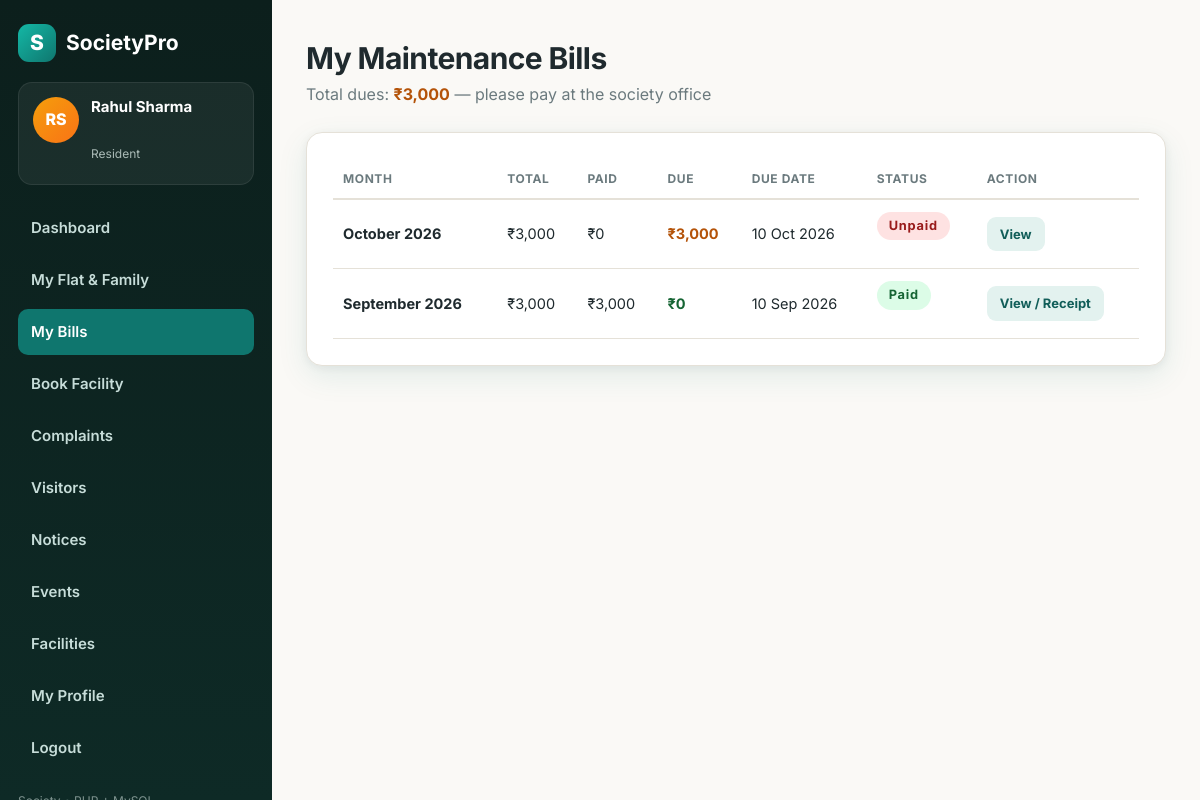
The page /my-bills.php (signed in) on the database its author committed.
### tables this page shows
CREATE TABLE IF NOT EXISTS `bills` (
  `id` int(11) NOT NULL AUTO_INCREMENT,
  `flat_id` int(11) NOT NULL,
  `bill_month` char(7) NOT NULL,
  `maintenance_charge` decimal(10,2) NOT NULL DEFAULT 0.00,
  `water_charge` decimal(10,2) NOT NULL DEFAULT 0.00,
  `parking_charge` decimal(10,2) NOT NULL DEFAULT 0.00,
  `other_charge` decimal(10,2) NOT NULL DEFAULT 0.00,
  `late_fee` decimal(10,2) NOT NULL DEFAULT 0.00,
  `total_amount` decimal(10,2) NOT NULL DEFAULT 0.00,
  `paid_amount` decimal(10,2) NOT NULL DEFAULT 0.00,
  `due_date` date NOT NULL,
  `status` enum('unpaid','partial','paid') NOT NULL DEFAULT 'unpaid',
  `created_at` datetime NOT NULL DEFAULT current_timestamp(),
  PRIMARY KEY (`id`),
  UNIQUE KEY `flat_month` (`flat_id`, `bill_month`),
  KEY `bill_month` (`bill_month`),
  CONSTRAINT `bill_flat_fk` FOREIGN KEY (`flat_id`) REFERENCES `flats` (`id`) ON DELETE CASCADE
);

### includes/functions.php (called while the page is built, shortened)
<?php
function e(?string $v): string { return htmlspecialchars((string)$v, ENT_QUOTES, 'UTF-8'); }
function inr(float $amount): string {
    $neg = $amount < 0;
    $amount = abs($amount);
    $parts = explode('.', number_format($amount, 2, '.', ''));
    $int = $parts[0];
    if (strlen($int) > 3) {
        $last3 = substr($int, -3);
        $rest = substr($int, 0, -3);
        $rest = preg_replace('/\B(?=(\d{2})+(?!\d))/', ',', $rest);
        $int = $rest . ',' . $last3;
    }
    $dec = ($parts[1] ?? '00') !== '00' ? '.' . $parts[1] : '';
    return ($neg ? '-₹' : '₹') . $int . $dec;
}

### my-bills.php (the view, shortened to what this page needs)
<?php
require_once __DIR__ . '/includes/functions.php';
$db = db();
$u = current_user();
$bills = [];
$totalDue = 0.0;
if (!empty($u['flat_id'])) {
    $stmt = $db->prepare('SELECT * FROM bills WHERE flat_id = ? ORDER BY bill_month DESC');
    $stmt->execute([$u['flat_id']]);
    $bills = $stmt->fetchAll();
    foreach ($bills as $b) if ($b['status'] !== 'paid') $totalDue += (float)$b['total_amount'] - (float)$b['paid_amount'];
}
require_once __DIR__ . '/includes/header.php';
?>
<div class="page-head"><h1>My Maintenance Bills</h1><p><?php if ($totalDue > 0): ?>Total dues: <strong style="color:#B45309"><?= e(inr($totalDue)) ?></strong> — please pay at the society office<?php else: ?>You have no pending dues 🎉<?php endif; ?></p></div>
<div class="card">
  <div class="table-wrap"><table>
    <tr><th>Month</th><th>Total</th><th>Paid</th><th>Due</th><th>Due Date</th><th>Status</th><th>Action</th></tr>
    <?php foreach ($bills as $b): $due = (float)$b['total_amount'] - (float)$b['paid_amount']; ?>
    <tr>
      <td><strong><?= e(date('F Y', strtotime($b['bill_month'] . '-01'))) ?></strong></td>
      <td><?= e(inr((float)$b['total_amount'])) ?></td>
      <td><?= e(inr((float)$b['paid_amount'])) ?></td>
      <td><strong style="color:<?= $due > 0 ? '#B45309' : '#166534' ?>"><?= e(inr($due)) ?></strong></td>
      <td><?= e(date('d M Y', strtotime($b['due_date']))) ?></td>
      <td><span class="pill pill-<?= e($b['status']) ?>"><?= e($b['status']) ?></span></td>
      <td><a class="btn btn-sm btn-view" href="bill-view.php?id=<?= (int)$b['id'] ?>">View<?= $b['status'] === 'paid' ? ' / Receipt' : '' ?></a></td>
    </tr>
    <?php endforeach; ?>
  </table></div>
</div>
<?php require_once __DIR__ . '/includes/footer.php'; ?>

### assets/css/style.css (style rules this page uses)
:root { --paper:#FAF9F6; --card:#FFFFFF; --ink:#1F2A2E; --muted:#6B7A7E; --teal:#0F766E; --teal-dark:#115E59; --teal-soft:#E3F2EF; --amber:#F59E0B; --line:#E5E1D8; --danger:#DC2626; --success:#15803D; --radius:16px; --shadow:0 10px 30px rgba(15,118,110,.10), 0 2px 8px rgba(31,42,46,.06); }
* { margin:0;padding:0;box-sizing:border-box }
body { font-family:'Inter',system-ui,-apple-system,Segoe UI,Roboto,sans-serif;background:var(--paper);color:var(--ink);line-height:1.6 }
a { color:var(--teal);text-decoration:none }
.btn { display:inline-flex;align-items:center;justify-content:center;gap:8px;background:linear-gradient(135deg,var(--teal),var(--teal-dark));color:#fff!important;border:none;padding:12px 22px;border-radius:12px;font-weight:700;font-size:15px;cursor:pointer;box-shadow:0 8px 20px rgba(15,118,110,.25);transition:.2s;text-decoration:none!important }
.btn-sm { padding:7px 13px;font-size:13px;border-radius:9px }
.pill { display:inline-block;background:var(--teal-soft);color:var(--teal-dark);font-weight:700;font-size:12px;letter-spacing:.06em;text-transform:uppercase;padding:6px 12px;border-radius:999px;margin-bottom:16px }
.page-head { margin-bottom:24px }
.page-head h1 { font-size:30px;letter-spacing:-.6px }
.page-head p { color:var(--muted) }
.card { background:var(--card);border:1px solid var(--line);border-radius:var(--radius);box-shadow:var(--shadow);padding:26px;margin-bottom:22px }
table { width:100%;border-collapse:collapse;font-size:14.5px }
th { text-align:left;color:var(--muted);font-size:12px;text-transform:uppercase;letter-spacing:.05em;padding:10px;border-bottom:2px solid var(--line) }
td { padding:12px 10px;border-bottom:1px solid var(--line);vertical-align:middle }
.table-wrap { overflow-x:auto }
.btn-view { background:var(--teal-soft);color:var(--teal-dark)!important;box-shadow:none }
.pill { display:inline-block;padding:4px 12px;border-radius:999px;font-size:.8rem;font-weight:700;text-transform:capitalize }
.pill-paid { background:#DCFCE7;color:#166534 }
.pill-unpaid { background:#FEE2E2;color:#991B1B }

### rows shown on the page
bills: bill_month "October 2026", total_amount "₹3,000", paid_amount "₹0", inr($due) "₹3,000", due_date "10 Oct 2026", status "Unpaid"
bills: bill_month "September 2026", total_amount "₹3,000", paid_amount "₹3,000", inr($due) "₹0", due_date "10 Sep 2026", status "Paid", shows "/ Receipt"

### other values the page prints
initials($u['name']) "RS"
$u['name'] "Rahul Sharma"
$u['role'] "Resident"
inr($totalDue) "₹3,000"
